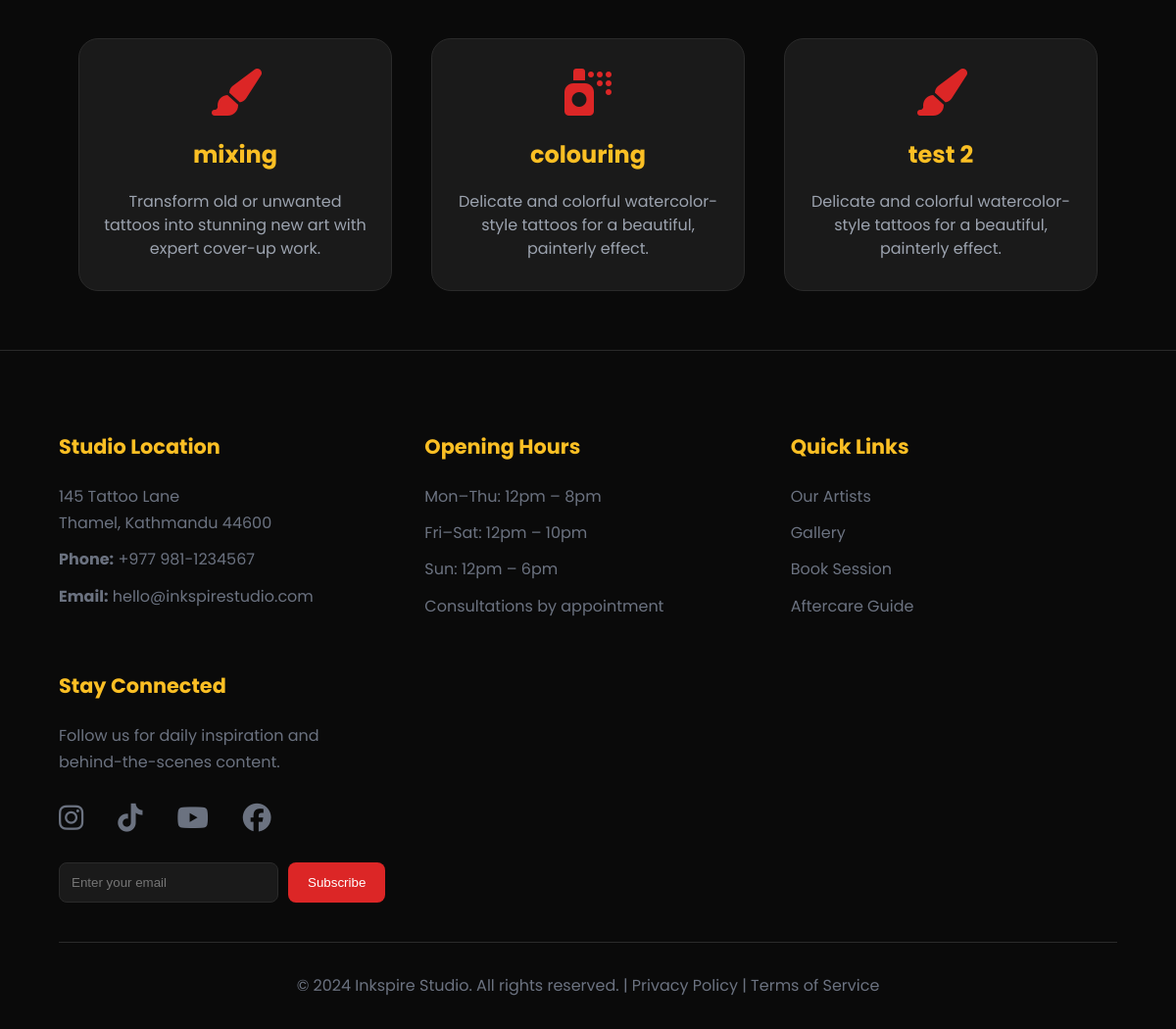
The page /services/ (lower part) on the database as committed earlier.
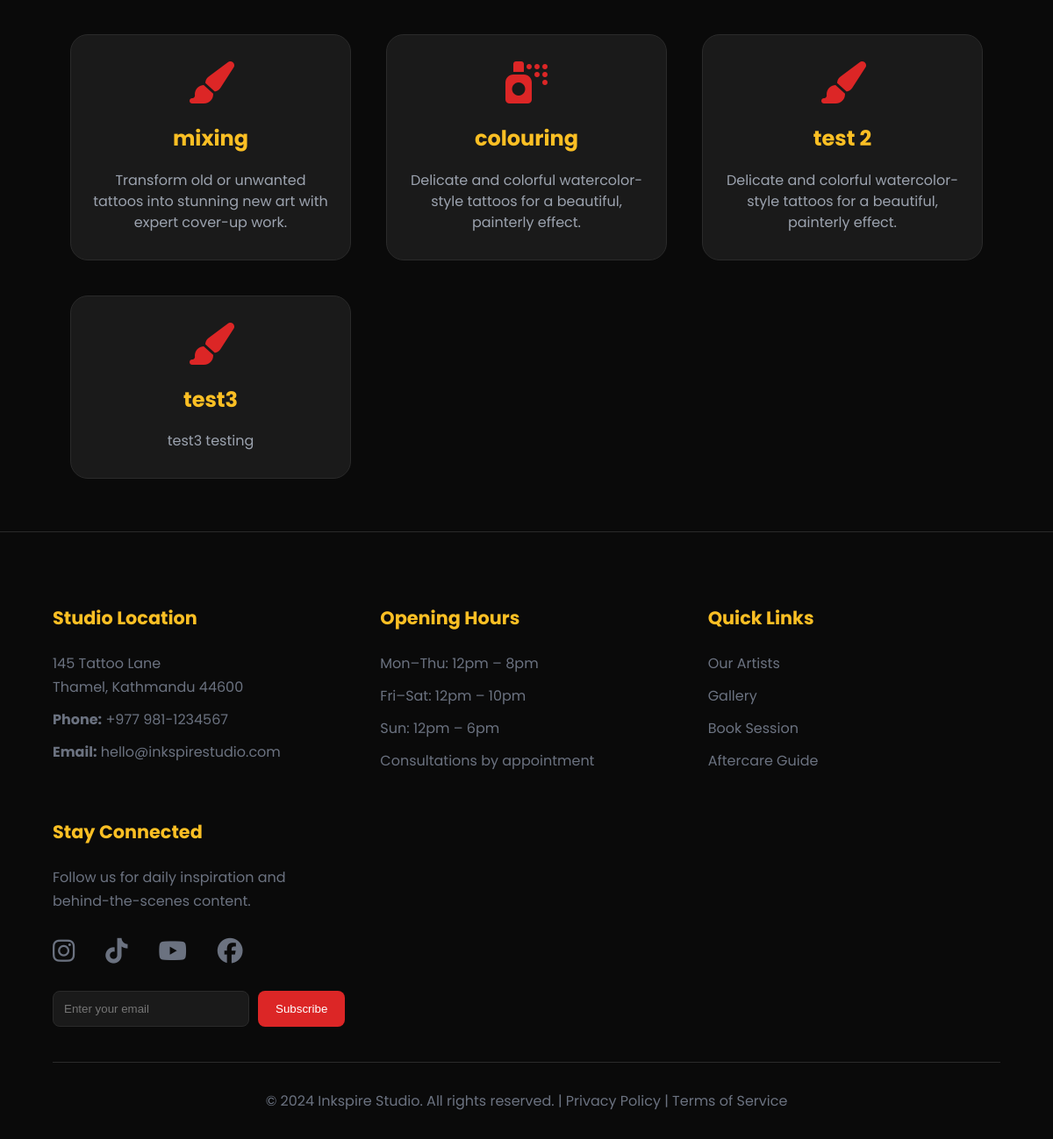
The same page on the database as committed later.
### dashboard/models.py (models this page shows, shortened)
class Service(models.Model):
    ICON_CHOICES = [
        ('fas fa-paint-brush', 'Paint Brush'),
        ('fas fa-shield-alt', 'Shield'),
        ('fas fa-hand-sparkles', 'Hand Sparkles'),
        ('fas fa-brush', 'Brush'),
        ('fas fa-bolt', 'Bolt'),
        ('fas fa-spray-can', 'Spray Can'),
    ]
    title = models.CharField(max_length=100)
    description = models.TextField()
    icon_class = models.CharField(max_length=50, choices=ICON_CHOICES)

### dashboard/views.py (the view)
# urls.py: path('services/', views.services_view, name='services'),
def services_view(request):
    services = Service.objects.all()
    return render(request, 'services.html', {'services': services})

### dashboard/templates/services.html (shortened to what this page needs)
{% extends 'base.html' %}
{% load static %}
{% block content %}
  <section class="section container services-grid">
    {% for service in services %}
      <div class="service-card">
        <i class="{{ service.icon_class }} service-icon"></i>
        <h3 class="service-title">{{ service.title }}</h3>
        <p>{{ service.description }}</p>
      </div>
    {% endfor %}
  </section>
{% endblock %}

Rows that differ between the two databases and show on the page:
added Service: title "test3", description "test3 testing"
